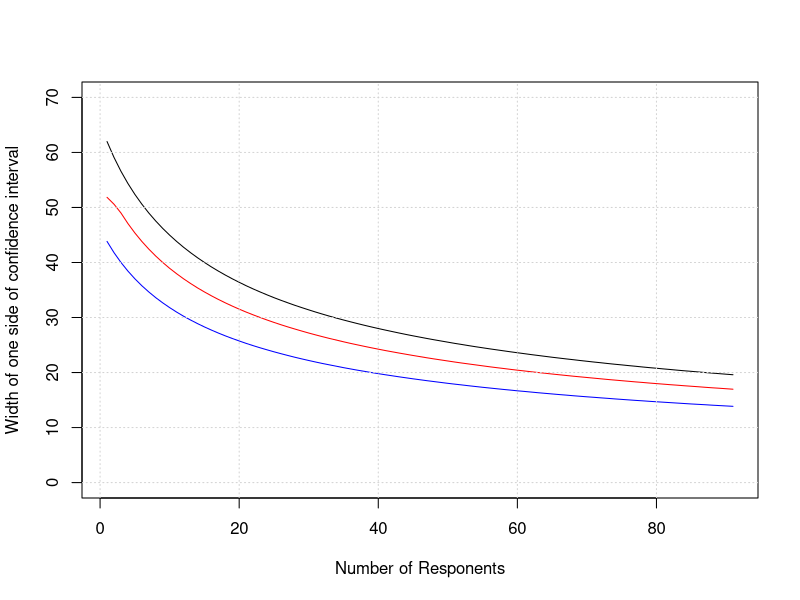

R code for this plot: (Note: this script raises an error after producing the figure.)
# NPS Statistical Analysis
# Levi Davis 6/15/2017

# Housekeeping
{
  # Turn off scientific notation
  options(scipen=999)
  }

#################### STATS ###########################

# Function giving NPS with 95% CIs
# np is the number of promoters
# nd is the number of detractors
# n is the total number of respondents
nps.ci <- function(np,nd,n) {
  
  p <- np/n  # Proportion of promoters
  d <- nd/n  # Proportion of detractors
  
  nps <- 100 * (p-d) # NPS
  
  # Standard Error of Net Promoter Score
  # Source: http://www.cybaea.net/journal/2016/01/14/NPS-confidence-intervals-stats/
  vr <- (p*(1-p) + d*(1-d) + 2*p*d) / n
  se <- 100 * sqrt(vr)
  
  # Lower and upper bound of NPS
  lb <- nps - 1.96 * se 
  ub <- nps + 1.96 * se
  
  # Keeping bounds between -100 and 100
  for(i in 1:length(lb)) if (lb[i] < -100) lb[i] <- -100
  for(i in 1:length(ub)) if (ub[i] > 100) ub[i] <- 100
  
  # Rounding to two decimal places
  nps <- round(nps, 2)
  lb <- round(lb, 2)
  ub <- round(ub, 2)
  
  # Results
  out <- list(lb, nps, ub)
  names(out) <- c('Lower Bound', 'Point Estimate', 'Upper Bound')
  return(out)
}

nps.ci(9,2,11)

# Function testing difference between two sets of respodents
# Returns lower bound, point estimate and upper bound 
# and the p-value of difference between the two NPS scores.
# np1 and np2 are the number of promoters in group one and two.
# nd1 and nd2 are the number of detractors in group one and two.
# n1 and n2 are the number of total respondents in group one and two.
nps.test <- function(np1,nd1,n1,np2,nd2,n2) {
  
  p1 <- np1/n1  # Proportion of promoters group 1
  d1 <- nd1/n1  # Proportion of detractors group 1
  p2 <- np2/n2  # Proportion of promoters group 2
  d2 <- nd2/n2  # Proportion of detractors group 2
  
  nps1 <- 100 * (p1-d1) # NPS number 1
  nps2 <- 100 * (p2-d2) # NPS number 2
  
  
  d <- nps1 - nps2 # Difference between group 1 and 2 scores
  
  # Standard Error of difference between group 1 and 2 scores
  se <- sqrt(((p1*(1-p1) + d1*(1-d1) + 2*p1*d1)*100^2 / n1) +
              (p2*(1-p2) + d2*(1-d2) + 2*p2*d2)*100^2 / n2)
  
  # Lower and upper bound of difference between two groups
  lb <- d - 1.96*se
  ub <- d + 1.96*se
  
  # Round to zero decimal places
  lb <- round(lb, 0)
  ub <- round(ub, 0)
  d <- round(d, 0)
  
  # Calculate p-value
  pval <- 2 * (1 - pnorm(abs(d), sd=se))
  
  # Errors
  if (np1+nd1>n1 || np2+nd2>n2) return("Promoters + Detractors > Total Respondents")
  
  # Results
  out <- list(c(lb, d, ub), pval,d)
  names(out) <- c('Point estimate with CIs', 'p-value', 'Difference')
  return(list(c(lb, d, ub), pval,d))
}

nps.test(20,10,30,12,18,30)

################# POWER ANALYSIS #####################

# Width of one side of confidence intervals
# Finds width of one side CIs given NPS between n1 and n2
nps.power.ci <- function(p, d, n1, n2){
  s <- n1:n2  # Vector of values counting up from smallest to largest 
  np <- p * s # Number of promoters
  nd <- d * s # Number of detractors
  
  # Diference between the upper and lower bounds
  wci <- 0.5 * (nps.ci(np, nd, s)[[3]] - nps.ci(np, nd, s)[[1]])
  return(wci)
}

# Plot width of confidence interval
{
plot(nps.power.ci(0.5, 0.5, 10, 100), type='l', ylim=c(0,70), xlab='Number of Responents',
     ylab='Width of one side of confidence interval')
lines(nps.power.ci(0.75, 0.25, 10, 100), col='red')
lines(nps.power.ci(0.25, 0.25, 10, 100), col='blue')
grid()
}

N <- 1000
# (np1,nd1,n1,np2,nd2,n2)
nps.power.test2 <- function(N){
  d <- (1:100)/100
  n <- N
  np1 <- n/2
  nd1 <- n/2
  np2 <- n/2 * (1+d)
  nd2 <- n/2 * (1-d)
  test <- nps.test(np1,nd1,n,np2,nd2,n)
  pvals <- test[[2]]
  dif <- abs(test[[3]])
  return(list(pvals, dif))
}

plot(nps.power.test2(10)[[2]], nps.power.test2(10)[[1]], type='l', xlab='Difference',
     ylab='P-value', ylim=c(0,0.25))
rect(0,0,100,0.05, col='skyblue')
lines(nps.power.test2(10)[[2]], nps.power.test2(10)[[1]])
lines(nps.power.test2(20)[[2]], nps.power.test2(20)[[1]], col='red')
lines(nps.power.test2(30)[[2]], nps.power.test2(30)[[1]], col='blue')

nps.power.test2(10)

d <- (1:100)/100
n <- 30
np1 <- n/2
nd1 <- n/2
np2 <- n/2 * (1+d)
nd2 <- n/2 * (1-d)
np2 - nd2